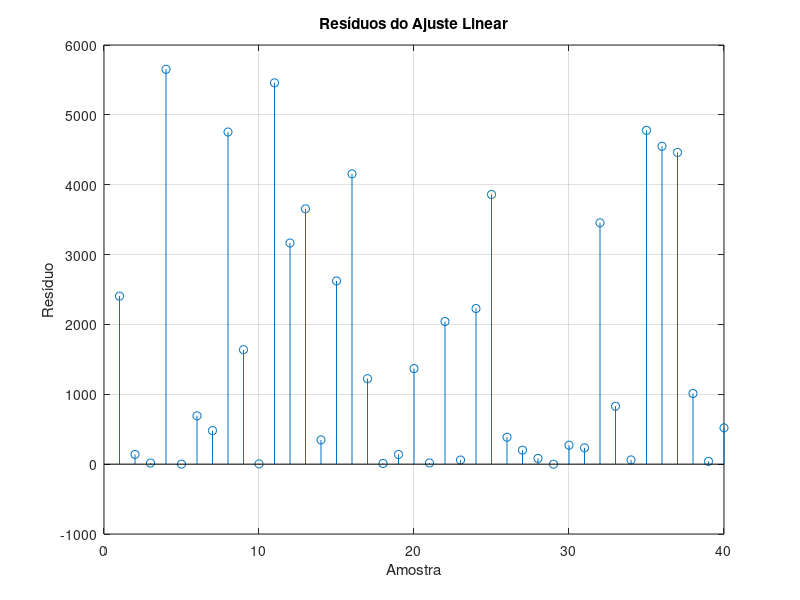
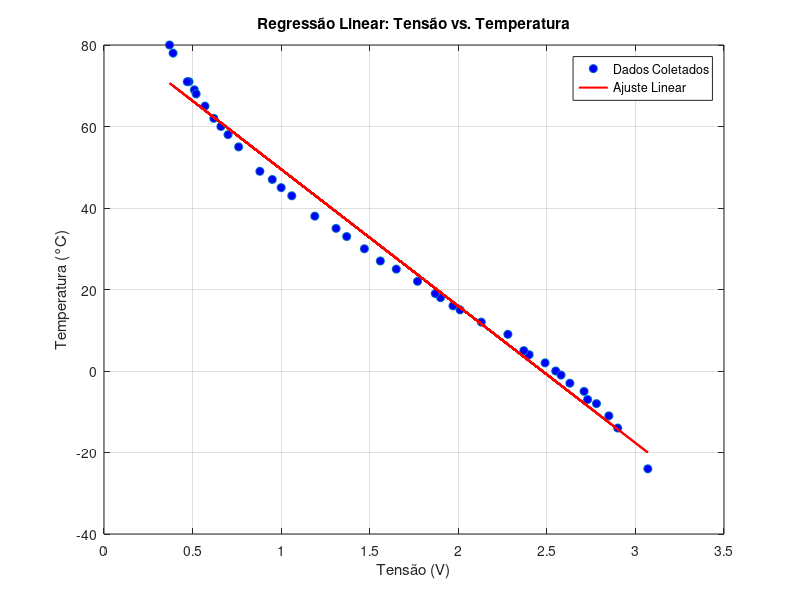

Here is the MATLAB script that generated these plots, in order:
clear; clc; close all;

% Dados de exemplo
% x (variável independente) = TENSÃO
x = [0.95, 2.13, 2.63, 0.37, 2.55, 1.65, 3.07, 0.48, 1.19, 2.58, 0.39, 0.76, 0.66, 1.90, 0.88, 0.57, 1.37, 2.40, 2.85, 1.31, 2.37, 1.06, 2.28, 1.00, 0.62, 1.87, 2.90, 2.78, 2.49, 1.97, 2.01, 0.70, 1.56, 2.73, 0.47, 0.51, 0.52, 1.47, 2.71, 1.77];

% y (variável dependente) = TEMPERATURA
y = [47, 12, -3, 80, 0, 25, -24, 71, 38, -1, 78, 55, 60, 18, 49, 65, 33, 4, -11, 35, 5, 43, 9, 45, 62, 19, -14, -8, 2, 16, 15, 58, 27, -7, 71, 69, 68, 30, -5, 22]; 
    

% Montagem da matriz X (coluna de x e coluna de 1's)
X = [x' ones(size(x'))];

% Conversão de y em vetor coluna
Y = y';

% Fórmula da Regressão Linear: Θ = (X'*X)^(-1) * X'Y
Theta = (X' * X)^(-1) * X' * Y;

% Coeficientes da equação: Temperatura = a * Tensão + b
a = Theta(1);
b = Theta(2);

% Mostra os resultados
fprintf('Equação: Temperatura = (%.4f) * Tensão + (%.4f)\n', a, b);

% Previsão dos valores de temperatura usando o modelo
temp_estimada = X * Theta;
residuos = Y .* temp_estimada;
% Soma dos quadrados dos resíduos
SQR = sum(residuos.^2);
% Erro médio quadrático e sua raiz
MSE = mean(residuos.^2);
RMSE = sqrt(MSE);

% Coeficiente de determinação R^2
SQT = sum((Y - mean(Y)).^2);
R2 = 1 - (SQR/SQT);

% Mostra os resultados
fprintf('SQR = %.4f\n', SQR);
fprintf('MSE = %.4f\n', MSE);
fprintf('RMSE = %.4f\n', RMSE);
fprintf('R² = %.4f\n', R2);

% Plot dos resíduos
figure;
stem(residuos);
xlabel('Amostra');
ylabel('Resíduo');
title('Resíduos do Ajuste Linear');
grid on;


% Plot para visualizar
figure;
plot(x, y, 'o', 'MarkerFaceColor','b'); hold on;
plot(x, temp_estimada, '-r','LineWidth',1.5);
xlabel('Tensão (V)'); ylabel('Temperatura (°C)');
legend('Dados Coletados','Ajuste Linear');
grid on;
title('Regressão Linear: Tensão vs. Temperatura');